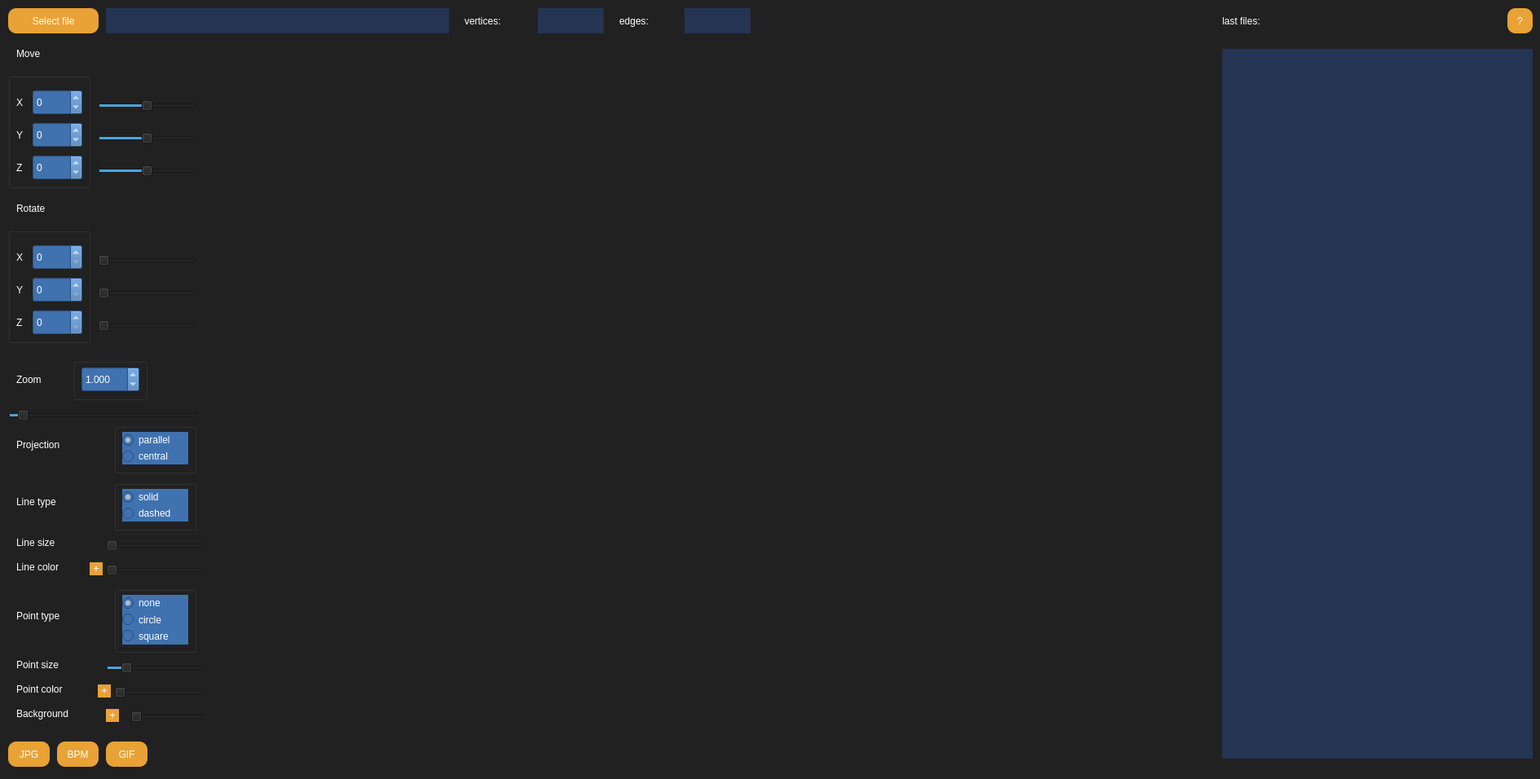
<?xml version="1.0" encoding="UTF-8"?>
<ui version="4.0">
 <class>MainWindow</class>
 <widget class="QMainWindow" name="MainWindow">
  <property name="geometry">
   <rect>
    <x>0</x>
    <y>0</y>
    <width>1890</width>
    <height>956</height>
   </rect>
  </property>
  <property name="windowTitle">
   <string>MainWindow</string>
  </property>
  <widget class="QWidget" name="centralwidget">
   <property name="styleSheet">
    <string notr="true">background-color: rgb(33, 33, 33);</string>
   </property>
   <widget class="QLabel" name="label_fileName">
    <property name="geometry">
     <rect>
      <x>130</x>
      <y>10</y>
      <width>421</width>
      <height>31</height>
     </rect>
    </property>
    <property name="styleSheet">
     <string notr="true">color: white;
font: 12pt &quot;Sans Serif&quot;;
background-color: rgb(36, 52, 83);</string>
    </property>
    <property name="text">
     <string/>
    </property>
   </widget>
   <widget class="QPushButton" name="button_selectFile">
    <property name="geometry">
     <rect>
      <x>10</x>
      <y>10</y>
      <width>111</width>
      <height>31</height>
     </rect>
    </property>
    <property name="autoFillBackground">
     <bool>false</bool>
    </property>
    <property name="styleSheet">
     <string notr="true">QPushButton {
    
	font: 12pt &quot;Sans Serif&quot;;
	color: white;
    border-radius: 10px;
	background-color: rgb(232, 162, 54);
    border: none; 
}

QPushButton:pressed {
    background-color: rgb(106, 106, 106);
}</string>
    </property>
    <property name="text">
     <string>Select file</string>
    </property>
   </widget>
   <widget class="QLabel" name="text_vertices">
    <property name="geometry">
     <rect>
      <x>570</x>
      <y>10</y>
      <width>81</width>
      <height>31</height>
     </rect>
    </property>
    <property name="styleSheet">
     <string notr="true">font: 14pt &quot;Sans Serif&quot;;
color: white
</string>
    </property>
    <property name="text">
     <string>vertices:</string>
    </property>
   </widget>
   <widget class="QLabel" name="label_verticesCount">
    <property name="geometry">
     <rect>
      <x>660</x>
      <y>10</y>
      <width>81</width>
      <height>31</height>
     </rect>
    </property>
    <property name="styleSheet">
     <string notr="true">color: white;
font: 12pt &quot;Sans Serif&quot;;
background-color: rgb(36, 52, 83);</string>
    </property>
    <property name="text">
     <string/>
    </property>
   </widget>
   <widget class="QLabel" name="text_edges">
    <property name="geometry">
     <rect>
      <x>760</x>
      <y>10</y>
      <width>71</width>
      <height>31</height>
     </rect>
    </property>
    <property name="styleSheet">
     <string notr="true">font: 14pt &quot;Sans Serif&quot;;
color: white
</string>
    </property>
    <property name="text">
     <string>edges:</string>
    </property>
   </widget>
   <widget class="QLabel" name="label_edgesCount">
    <property name="geometry">
     <rect>
      <x>840</x>
      <y>10</y>
      <width>81</width>
      <height>31</height>
     </rect>
    </property>
    <property name="styleSheet">
     <string notr="true">color: white;
font: 12pt &quot;Sans Serif&quot;;
background-color: rgb(36, 52, 83);</string>
    </property>
    <property name="text">
     <string/>
    </property>
   </widget>
   <widget class="QLabel" name="text_move">
    <property name="geometry">
     <rect>
      <x>20</x>
      <y>50</y>
      <width>81</width>
      <height>31</height>
     </rect>
    </property>
    <property name="styleSheet">
     <string notr="true">font: 14pt &quot;Sans Serif&quot;;
color: white
</string>
    </property>
    <property name="text">
     <string>Move</string>
    </property>
   </widget>
   <widget class="QGroupBox" name="groupMove">
    <property name="geometry">
     <rect>
      <x>10</x>
      <y>90</y>
      <width>101</width>
      <height>141</height>
     </rect>
    </property>
    <property name="title">
     <string/>
    </property>
    <widget class="QLabel" name="text_moveX">
     <property name="geometry">
      <rect>
       <x>10</x>
       <y>20</y>
       <width>16</width>
       <height>31</height>
      </rect>
     </property>
     <property name="styleSheet">
      <string notr="true">font: 14pt &quot;Sans Serif&quot;;
color: white
</string>
     </property>
     <property name="text">
      <string>X</string>
     </property>
    </widget>
    <widget class="QLabel" name="text_moveY">
     <property name="geometry">
      <rect>
       <x>10</x>
       <y>60</y>
       <width>16</width>
       <height>31</height>
      </rect>
     </property>
     <property name="styleSheet">
      <string notr="true">font: 14pt &quot;Sans Serif&quot;;
color: white
</string>
     </property>
     <property name="text">
      <string>Y</string>
     </property>
    </widget>
    <widget class="QLabel" name="text_moveZ">
     <property name="geometry">
      <rect>
       <x>10</x>
       <y>100</y>
       <width>16</width>
       <height>31</height>
      </rect>
     </property>
     <property name="styleSheet">
      <string notr="true">font: 14pt &quot;Sans Serif&quot;;
color: white
</string>
     </property>
     <property name="text">
      <string>Z</string>
     </property>
    </widget>
    <widget class="QSpinBox" name="spinBox_moveX">
     <property name="geometry">
      <rect>
       <x>30</x>
       <y>20</y>
       <width>61</width>
       <height>31</height>
      </rect>
     </property>
     <property name="styleSheet">
      <string notr="true">color: white;
font: 12pt &quot;Sans Serif&quot;;
background-color: rgb(63, 114, 175);</string>
     </property>
     <property name="minimum">
      <number>-200</number>
     </property>
     <property name="maximum">
      <number>200</number>
     </property>
    </widget>
    <widget class="QSpinBox" name="spinBox_moveY">
     <property name="geometry">
      <rect>
       <x>30</x>
       <y>60</y>
       <width>61</width>
       <height>31</height>
      </rect>
     </property>
     <property name="styleSheet">
      <string notr="true">color: white;
font: 12pt &quot;Sans Serif&quot;;
background-color: rgb(63, 114, 175);</string>
     </property>
     <property name="minimum">
      <number>-200</number>
     </property>
     <property name="maximum">
      <number>200</number>
     </property>
    </widget>
    <widget class="QSpinBox" name="spinBox_moveZ">
     <property name="geometry">
      <rect>
       <x>30</x>
       <y>100</y>
       <width>61</width>
       <height>31</height>
      </rect>
     </property>
     <property name="styleSheet">
      <string notr="true">color: white;
font: 12pt &quot;Sans Serif&quot;;
background-color: rgb(63, 114, 175);</string>
     </property>
     <property name="minimum">
      <number>-500</number>
     </property>
     <property name="maximum">
      <number>500</number>
     </property>
    </widget>
   </widget>
   <widget class="QLabel" name="text_rotate">
    <property name="geometry">
     <rect>
      <x>20</x>
      <y>240</y>
      <width>81</width>
      <height>31</height>
     </rect>
    </property>
    <property name="styleSheet">
     <string notr="true">font: 14pt &quot;Sans Serif&quot;;
color: white
</string>
    </property>
    <property name="text">
     <string>Rotate</string>
    </property>
   </widget>
   <widget class="QGroupBox" name="groupRotate">
    <property name="geometry">
     <rect>
      <x>10</x>
      <y>280</y>
      <width>101</width>
      <height>141</height>
     </rect>
    </property>
    <property name="title">
     <string/>
    </property>
    <widget class="QLabel" name="text_rotateX">
     <property name="geometry">
      <rect>
       <x>10</x>
       <y>20</y>
       <width>16</width>
       <height>31</height>
      </rect>
     </property>
     <property name="styleSheet">
      <string notr="true">font: 14pt &quot;Sans Serif&quot;;
color: white
</string>
     </property>
     <property name="text">
      <string>X</string>
     </property>
    </widget>
    <widget class="QLabel" name="text_rotateY">
     <property name="geometry">
      <rect>
       <x>10</x>
       <y>60</y>
       <width>16</width>
       <height>31</height>
      </rect>
     </property>
     <property name="styleSheet">
      <string notr="true">font: 14pt &quot;Sans Serif&quot;;
color: white
</string>
     </property>
     <property name="text">
      <string>Y</string>
     </property>
    </widget>
    <widget class="QLabel" name="text_rotateZ">
     <property name="geometry">
      <rect>
       <x>10</x>
       <y>100</y>
       <width>16</width>
       <height>31</height>
      </rect>
     </property>
     <property name="styleSheet">
      <string notr="true">font: 14pt &quot;Sans Serif&quot;;
color: white
</string>
     </property>
     <property name="text">
      <string>Z</string>
     </property>
    </widget>
    <widget class="QSpinBox" name="spinBox_rotateX">
     <property name="geometry">
      <rect>
       <x>30</x>
       <y>20</y>
       <width>61</width>
       <height>31</height>
      </rect>
     </property>
     <property name="styleSheet">
      <string notr="true">color: white;
font: 12pt &quot;Sans Serif&quot;;
background-color: rgb(63, 114, 175);</string>
     </property>
     <property name="minimum">
      <number>0</number>
     </property>
     <property name="maximum">
      <number>628</number>
     </property>
    </widget>
    <widget class="QSpinBox" name="spinBox_rotateY">
     <property name="geometry">
      <rect>
       <x>30</x>
       <y>60</y>
       <width>61</width>
       <height>31</height>
      </rect>
     </property>
     <property name="styleSheet">
      <string notr="true">color: white;
font: 12pt &quot;Sans Serif&quot;;
background-color: rgb(63, 114, 175);</string>
     </property>
     <property name="minimum">
      <number>0</number>
     </property>
     <property name="maximum">
      <number>628</number>
     </property>
    </widget>
    <widget class="QSpinBox" name="spinBox_rotateZ">
     <property name="geometry">
      <rect>
       <x>30</x>
       <y>100</y>
       <width>61</width>
       <height>31</height>
      </rect>
     </property>
     <property name="styleSheet">
      <string notr="true">color: white;
font: 12pt &quot;Sans Serif&quot;;
background-color: rgb(63, 114, 175);</string>
     </property>
     <property name="minimum">
      <number>0</number>
     </property>
     <property name="maximum">
      <number>628</number>
     </property>
    </widget>
   </widget>
   <widget class="QLabel" name="text_Zoom">
    <property name="geometry">
     <rect>
      <x>20</x>
      <y>450</y>
      <width>81</width>
      <height>31</height>
     </rect>
    </property>
    <property name="styleSheet">
     <string notr="true">font: 14pt &quot;Sans Serif&quot;;
color: white
</string>
    </property>
    <property name="text">
     <string>Zoom</string>
    </property>
   </widget>
   <widget class="QGroupBox" name="groupZoom">
    <property name="geometry">
     <rect>
      <x>90</x>
      <y>440</y>
      <width>91</width>
      <height>51</height>
     </rect>
    </property>
    <property name="title">
     <string/>
    </property>
    <widget class="QDoubleSpinBox" name="doubleSpinBox_scale">
     <property name="geometry">
      <rect>
       <x>10</x>
       <y>10</y>
       <width>71</width>
       <height>31</height>
      </rect>
     </property>
     <property name="styleSheet">
      <string notr="true">color: white;
font: 12pt &quot;Sans Serif&quot;;
background-color: rgb(63, 114, 175);</string>
     </property>
     <property name="decimals">
      <number>3</number>
     </property>
     <property name="minimum">
      <double>0.001000000000000</double>
     </property>
     <property name="maximum">
      <double>20.000000000000000</double>
     </property>
     <property name="singleStep">
      <double>0.001000000000000</double>
     </property>
     <property name="value">
      <double>1.000000000000000</double>
     </property>
    </widget>
   </widget>
   <widget class="QPushButton" name="button_JPG">
    <property name="geometry">
     <rect>
      <x>10</x>
      <y>910</y>
      <width>51</width>
      <height>31</height>
     </rect>
    </property>
    <property name="autoFillBackground">
     <bool>false</bool>
    </property>
    <property name="styleSheet">
     <string notr="true">QPushButton {
    
	font: 12pt &quot;Sans Serif&quot;;
	color: white;
    border-radius: 10px;
	background-color: rgb(232, 162, 54);
    border: none; 
}

QPushButton:pressed {
    background-color: rgb(106, 106, 106);
}</string>
    </property>
    <property name="text">
     <string>JPG</string>
    </property>
   </widget>
   <widget class="QPushButton" name="button_BPM">
    <property name="geometry">
     <rect>
      <x>70</x>
      <y>910</y>
      <width>51</width>
      <height>31</height>
     </rect>
    </property>
    <property name="autoFillBackground">
     <bool>false</bool>
    </property>
    <property name="styleSheet">
     <string notr="true">QPushButton {
    
	font: 12pt &quot;Sans Serif&quot;;
	color: white;
    border-radius: 10px;
	background-color: rgb(232, 162, 54);
    border: none; 
}

QPushButton:pressed {
    background-color: rgb(106, 106, 106);
}</string>
    </property>
    <property name="text">
     <string>BPM</string>
    </property>
   </widget>
   <widget class="QPushButton" name="button_GIF">
    <property name="geometry">
     <rect>
      <x>130</x>
      <y>910</y>
      <width>51</width>
      <height>31</height>
     </rect>
    </property>
    <property name="autoFillBackground">
     <bool>false</bool>
    </property>
    <property name="styleSheet">
     <string notr="true">QPushButton {
    
	font: 12pt &quot;Sans Serif&quot;;
	color: white;
    border-radius: 10px;
	background-color: rgb(232, 162, 54);
    border: none; 
}

QPushButton:pressed {
    background-color: rgb(106, 106, 106);
}</string>
    </property>
    <property name="text">
     <string>GIF</string>
    </property>
   </widget>
   <widget class="QLabel" name="text_projection">
    <property name="geometry">
     <rect>
      <x>20</x>
      <y>530</y>
      <width>101</width>
      <height>31</height>
     </rect>
    </property>
    <property name="styleSheet">
     <string notr="true">font: 14pt &quot;Sans Serif&quot;;
color: white
</string>
    </property>
    <property name="text">
     <string>Projection</string>
    </property>
   </widget>
   <widget class="QGroupBox" name="groupLineType">
    <property name="geometry">
     <rect>
      <x>140</x>
      <y>590</y>
      <width>101</width>
      <height>61</height>
     </rect>
    </property>
    <property name="title">
     <string/>
    </property>
    <widget class="QRadioButton" name="radioButton_dashed">
     <property name="geometry">
      <rect>
       <x>10</x>
       <y>30</y>
       <width>81</width>
       <height>20</height>
      </rect>
     </property>
     <property name="styleSheet">
      <string notr="true">font: 12pt &quot;Sans Serif&quot;;
color: white;
background-color: rgb(63, 114, 175);</string>
     </property>
     <property name="text">
      <string>dashed</string>
     </property>
    </widget>
    <widget class="QRadioButton" name="radioButton_solid">
     <property name="geometry">
      <rect>
       <x>10</x>
       <y>10</y>
       <width>81</width>
       <height>20</height>
      </rect>
     </property>
     <property name="styleSheet">
      <string notr="true">font: 12pt &quot;Sans Serif&quot;;
color: white;
background-color: rgb(63, 114, 175);</string>
     </property>
     <property name="text">
      <string>solid</string>
     </property>
     <property name="checked">
      <bool>true</bool>
     </property>
    </widget>
   </widget>
   <widget class="QLabel" name="text_lineType_2">
    <property name="geometry">
     <rect>
      <x>20</x>
      <y>860</y>
      <width>111</width>
      <height>31</height>
     </rect>
    </property>
    <property name="styleSheet">
     <string notr="true">font: 14pt &quot;Sans Serif&quot;;
color: white
</string>
    </property>
    <property name="text">
     <string>Background</string>
    </property>
   </widget>
   <widget class="OGLWidget" name="widget" native="true">
    <property name="geometry">
     <rect>
      <x>260</x>
      <y>60</y>
      <width>1211</width>
      <height>871</height>
     </rect>
    </property>
   </widget>
   <widget class="QSlider" name="Slider_moveX">
    <property name="geometry">
     <rect>
      <x>120</x>
      <y>120</y>
      <width>121</width>
      <height>20</height>
     </rect>
    </property>
    <property name="minimum">
     <number>-200</number>
    </property>
    <property name="maximum">
     <number>200</number>
    </property>
    <property name="orientation">
     <enum>Qt::Horizontal</enum>
    </property>
   </widget>
   <widget class="QSlider" name="Slider_moveY">
    <property name="geometry">
     <rect>
      <x>120</x>
      <y>160</y>
      <width>121</width>
      <height>20</height>
     </rect>
    </property>
    <property name="minimum">
     <number>-200</number>
    </property>
    <property name="maximum">
     <number>200</number>
    </property>
    <property name="orientation">
     <enum>Qt::Horizontal</enum>
    </property>
   </widget>
   <widget class="QSlider" name="Slider_moveZ">
    <property name="geometry">
     <rect>
      <x>120</x>
      <y>200</y>
      <width>121</width>
      <height>20</height>
     </rect>
    </property>
    <property name="minimum">
     <number>-500</number>
    </property>
    <property name="maximum">
     <number>500</number>
    </property>
    <property name="orientation">
     <enum>Qt::Horizontal</enum>
    </property>
   </widget>
   <widget class="QSlider" name="Slider_scale">
    <property name="geometry">
     <rect>
      <x>10</x>
      <y>500</y>
      <width>231</width>
      <height>20</height>
     </rect>
    </property>
    <property name="minimum">
     <number>1</number>
    </property>
    <property name="maximum">
     <number>20000</number>
    </property>
    <property name="value">
     <number>1000</number>
    </property>
    <property name="sliderPosition">
     <number>1000</number>
    </property>
    <property name="tracking">
     <bool>true</bool>
    </property>
    <property name="orientation">
     <enum>Qt::Horizontal</enum>
    </property>
   </widget>
   <widget class="QSlider" name="Slider_rotateX">
    <property name="geometry">
     <rect>
      <x>120</x>
      <y>310</y>
      <width>121</width>
      <height>20</height>
     </rect>
    </property>
    <property name="minimum">
     <number>0</number>
    </property>
    <property name="maximum">
     <number>628</number>
    </property>
    <property name="orientation">
     <enum>Qt::Horizontal</enum>
    </property>
   </widget>
   <widget class="QSlider" name="Slider_rotateY">
    <property name="geometry">
     <rect>
      <x>120</x>
      <y>350</y>
      <width>121</width>
      <height>20</height>
     </rect>
    </property>
    <property name="minimum">
     <number>0</number>
    </property>
    <property name="maximum">
     <number>628</number>
    </property>
    <property name="orientation">
     <enum>Qt::Horizontal</enum>
    </property>
   </widget>
   <widget class="QSlider" name="Slider_rotateZ">
    <property name="enabled">
     <bool>true</bool>
    </property>
    <property name="geometry">
     <rect>
      <x>120</x>
      <y>390</y>
      <width>121</width>
      <height>20</height>
     </rect>
    </property>
    <property name="minimum">
     <number>0</number>
    </property>
    <property name="maximum">
     <number>628</number>
    </property>
    <property name="orientation">
     <enum>Qt::Horizontal</enum>
    </property>
   </widget>
   <widget class="QSlider" name="Slider_background">
    <property name="geometry">
     <rect>
      <x>160</x>
      <y>870</y>
      <width>91</width>
      <height>20</height>
     </rect>
    </property>
    <property name="minimum">
     <number>1</number>
    </property>
    <property name="maximum">
     <number>255</number>
    </property>
    <property name="value">
     <number>1</number>
    </property>
    <property name="sliderPosition">
     <number>1</number>
    </property>
    <property name="tracking">
     <bool>true</bool>
    </property>
    <property name="orientation">
     <enum>Qt::Horizontal</enum>
    </property>
   </widget>
   <widget class="QLabel" name="text_projection_2">
    <property name="geometry">
     <rect>
      <x>20</x>
      <y>650</y>
      <width>101</width>
      <height>31</height>
     </rect>
    </property>
    <property name="styleSheet">
     <string notr="true">font: 14pt &quot;Sans Serif&quot;;
color: white
</string>
    </property>
    <property name="text">
     <string>Line size</string>
    </property>
   </widget>
   <widget class="QSlider" name="Slider_lineSize">
    <property name="geometry">
     <rect>
      <x>130</x>
      <y>660</y>
      <width>121</width>
      <height>20</height>
     </rect>
    </property>
    <property name="minimum">
     <number>1</number>
    </property>
    <property name="maximum">
     <number>20</number>
    </property>
    <property name="value">
     <number>1</number>
    </property>
    <property name="orientation">
     <enum>Qt::Horizontal</enum>
    </property>
   </widget>
   <widget class="QSlider" name="Slider_lineColor">
    <property name="geometry">
     <rect>
      <x>130</x>
      <y>690</y>
      <width>121</width>
      <height>20</height>
     </rect>
    </property>
    <property name="minimum">
     <number>1</number>
    </property>
    <property name="maximum">
     <number>255</number>
    </property>
    <property name="value">
     <number>1</number>
    </property>
    <property name="orientation">
     <enum>Qt::Horizontal</enum>
    </property>
   </widget>
   <widget class="QLabel" name="text_projection_3">
    <property name="geometry">
     <rect>
      <x>20</x>
      <y>680</y>
      <width>101</width>
      <height>31</height>
     </rect>
    </property>
    <property name="styleSheet">
     <string notr="true">font: 14pt &quot;Sans Serif&quot;;
color: white
</string>
    </property>
    <property name="text">
     <string>Line color</string>
    </property>
   </widget>
   <widget class="QGroupBox" name="groupPointType">
    <property name="geometry">
     <rect>
      <x>140</x>
      <y>720</y>
      <width>101</width>
      <height>81</height>
     </rect>
    </property>
    <property name="title">
     <string/>
    </property>
    <widget class="QRadioButton" name="radioButton_circle">
     <property name="enabled">
      <bool>true</bool>
     </property>
     <property name="geometry">
      <rect>
       <x>10</x>
       <y>30</y>
       <width>81</width>
       <height>21</height>
      </rect>
     </property>
     <property name="styleSheet">
      <string notr="true">font: 12pt &quot;Sans Serif&quot;;
color: white;
background-color: rgb(63, 114, 175);</string>
     </property>
     <property name="text">
      <string>circle</string>
     </property>
    </widget>
    <widget class="QRadioButton" name="radioButton_none">
     <property name="enabled">
      <bool>true</bool>
     </property>
     <property name="geometry">
      <rect>
       <x>10</x>
       <y>10</y>
       <width>81</width>
       <height>20</height>
      </rect>
     </property>
     <property name="styleSheet">
      <string notr="true">font: 12pt &quot;Sans Serif&quot;;
color: white;
background-color: rgb(63, 114, 175);</string>
     </property>
     <property name="text">
      <string>none</string>
     </property>
     <property name="checked">
      <bool>true</bool>
     </property>
    </widget>
    <widget class="QRadioButton" name="radioButton_sqare">
     <property name="enabled">
      <bool>true</bool>
     </property>
     <property name="geometry">
      <rect>
       <x>10</x>
       <y>50</y>
       <width>81</width>
       <height>21</height>
      </rect>
     </property>
     <property name="styleSheet">
      <string notr="true">font: 12pt &quot;Sans Serif&quot;;
color: white;
background-color: rgb(63, 114, 175);</string>
     </property>
     <property name="text">
      <string>square</string>
     </property>
    </widget>
   </widget>
   <widget class="QLabel" name="text_lineType_3">
    <property name="geometry">
     <rect>
      <x>20</x>
      <y>740</y>
      <width>101</width>
      <height>31</height>
     </rect>
    </property>
    <property name="styleSheet">
     <string notr="true">font: 14pt &quot;Sans Serif&quot;;
color: white
</string>
    </property>
    <property name="text">
     <string>Point type</string>
    </property>
   </widget>
   <widget class="QGroupBox" name="groupLineProjection">
    <property name="geometry">
     <rect>
      <x>140</x>
      <y>520</y>
      <width>101</width>
      <height>61</height>
     </rect>
    </property>
    <property name="title">
     <string/>
    </property>
    <widget class="QRadioButton" name="radioButton">
     <property name="geometry">
      <rect>
       <x>10</x>
       <y>10</y>
       <width>81</width>
       <height>20</height>
      </rect>
     </property>
     <property name="styleSheet">
      <string notr="true">font: 12pt &quot;Sans Serif&quot;;
color: white;
background-color: rgb(63, 114, 175);</string>
     </property>
     <property name="text">
      <string>parallel </string>
     </property>
     <property name="checked">
      <bool>true</bool>
     </property>
    </widget>
    <widget class="QRadioButton" name="radioButton_central">
     <property name="geometry">
      <rect>
       <x>10</x>
       <y>30</y>
       <width>81</width>
       <height>20</height>
      </rect>
     </property>
     <property name="styleSheet">
      <string notr="true">font: 12pt &quot;Sans Serif&quot;;
color: white;
background-color: rgb(63, 114, 175);</string>
     </property>
     <property name="text">
      <string>central</string>
     </property>
    </widget>
   </widget>
   <widget class="QLabel" name="text_lineType">
    <property name="geometry">
     <rect>
      <x>20</x>
      <y>600</y>
      <width>91</width>
      <height>31</height>
     </rect>
    </property>
    <property name="styleSheet">
     <string notr="true">font: 14pt &quot;Sans Serif&quot;;
color: white
</string>
    </property>
    <property name="text">
     <string>Line type</string>
    </property>
   </widget>
   <widget class="QSlider" name="Slider_pointSize">
    <property name="enabled">
     <bool>true</bool>
    </property>
    <property name="geometry">
     <rect>
      <x>130</x>
      <y>810</y>
      <width>121</width>
      <height>20</height>
     </rect>
    </property>
    <property name="minimum">
     <number>1</number>
    </property>
    <property name="maximum">
     <number>25</number>
    </property>
    <property name="value">
     <number>5</number>
    </property>
    <property name="orientation">
     <enum>Qt::Horizontal</enum>
    </property>
   </widget>
   <widget class="QLabel" name="text_projection_5">
    <property name="geometry">
     <rect>
      <x>20</x>
      <y>830</y>
      <width>101</width>
      <height>31</height>
     </rect>
    </property>
    <property name="styleSheet">
     <string notr="true">font: 14pt &quot;Sans Serif&quot;;
color: white
</string>
    </property>
    <property name="text">
     <string>Point color</string>
    </property>
   </widget>
   <widget class="QLabel" name="text_projection_4">
    <property name="enabled">
     <bool>true</bool>
    </property>
    <property name="geometry">
     <rect>
      <x>20</x>
      <y>800</y>
      <width>101</width>
      <height>31</height>
     </rect>
    </property>
    <property name="styleSheet">
     <string notr="true">font: 14pt &quot;Sans Serif&quot;;
color: white
</string>
    </property>
    <property name="text">
     <string>Point size</string>
    </property>
   </widget>
   <widget class="QSlider" name="Slider_pointColor">
    <property name="enabled">
     <bool>true</bool>
    </property>
    <property name="geometry">
     <rect>
      <x>140</x>
      <y>840</y>
      <width>111</width>
      <height>20</height>
     </rect>
    </property>
    <property name="minimum">
     <number>1</number>
    </property>
    <property name="maximum">
     <number>255</number>
    </property>
    <property name="value">
     <number>1</number>
    </property>
    <property name="orientation">
     <enum>Qt::Horizontal</enum>
    </property>
   </widget>
   <widget class="QPushButton" name="button_JPG_2">
    <property name="geometry">
     <rect>
      <x>110</x>
      <y>690</y>
      <width>16</width>
      <height>16</height>
     </rect>
    </property>
    <property name="autoFillBackground">
     <bool>false</bool>
    </property>
    <property name="styleSheet">
     <string notr="true">QPushButton {
    
	font: 12pt &quot;Sans Serif&quot;;
	color: white;
    border-radius: 10px;
	background-color: rgb(232, 162, 54);
    border: none; 
}

QPushButton:pressed {
    background-color: rgb(106, 106, 106);
}</string>
    </property>
    <property name="text">
     <string>+</string>
    </property>
   </widget>
   <widget class="QPushButton" name="button_JPG_3">
    <property name="geometry">
     <rect>
      <x>130</x>
      <y>870</y>
      <width>16</width>
      <height>16</height>
     </rect>
    </property>
    <property name="autoFillBackground">
     <bool>false</bool>
    </property>
    <property name="styleSheet">
     <string notr="true">QPushButton {
    
	font: 12pt &quot;Sans Serif&quot;;
	color: white;
    border-radius: 10px;
	background-color: rgb(232, 162, 54);
    border: none; 
}

QPushButton:pressed {
    background-color: rgb(106, 106, 106);
}</string>
    </property>
    <property name="text">
     <string>+</string>
    </property>
   </widget>
   <widget class="QPushButton" name="button_JPG_4">
    <property name="geometry">
     <rect>
      <x>120</x>
      <y>840</y>
      <width>16</width>
      <height>16</height>
     </rect>
    </property>
    <property name="autoFillBackground">
     <bool>false</bool>
    </property>
    <property name="styleSheet">
     <string notr="true">QPushButton {
    
	font: 12pt &quot;Sans Serif&quot;;
	color: white;
    border-radius: 10px;
	background-color: rgb(232, 162, 54);
    border: none; 
}

QPushButton:pressed {
    background-color: rgb(106, 106, 106);
}</string>
    </property>
    <property name="text">
     <string>+</string>
    </property>
   </widget>
   <widget class="QLabel" name="label">
    <property name="geometry">
     <rect>
      <x>1500</x>
      <y>60</y>
      <width>381</width>
      <height>871</height>
     </rect>
    </property>
    <property name="styleSheet">
     <string notr="true">color: white;
font: 12pt &quot;Sans Serif&quot;;
background-color: rgb(36, 52, 83);</string>
    </property>
    <property name="text">
     <string/>
    </property>
    <property name="alignment">
     <set>Qt::AlignBottom|Qt::AlignLeading|Qt::AlignLeft</set>
    </property>
   </widget>
   <widget class="QLabel" name="text_edges_2">
    <property name="geometry">
     <rect>
      <x>1500</x>
      <y>10</y>
      <width>101</width>
      <height>31</height>
     </rect>
    </property>
    <property name="styleSheet">
     <string notr="true">font: 14pt &quot;Sans Serif&quot;;
color: white
</string>
    </property>
    <property name="text">
     <string>last files:</string>
    </property>
   </widget>
   <widget class="QPushButton" name="button_vopros">
    <property name="geometry">
     <rect>
      <x>1850</x>
      <y>10</y>
      <width>31</width>
      <height>31</height>
     </rect>
    </property>
    <property name="autoFillBackground">
     <bool>false</bool>
    </property>
    <property name="styleSheet">
     <string notr="true">QPushButton {
    
	font: 12pt &quot;Sans Serif&quot;;
	color: white;
    border-radius: 10px;
	background-color: rgb(232, 162, 54);
    border: none; 
}

QPushButton:pressed {
    background-color: rgb(106, 106, 106);
}</string>
    </property>
    <property name="text">
     <string>?</string>
    </property>
   </widget>
  </widget>
 </widget>
 <customwidgets>
  <customwidget>
   <class>OGLWidget</class>
   <extends>QWidget</extends>
   <header>oglwidget.h</header>
   <container>1</container>
  </customwidget>
 </customwidgets>
 <resources/>
 <connections/>
</ui>
